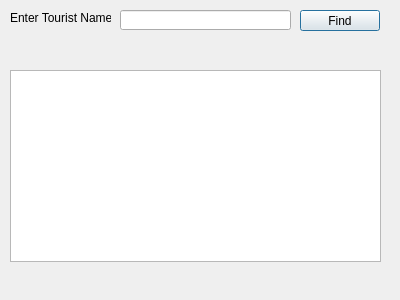
<?xml version="1.0" encoding="UTF-8"?>
<ui version="4.0">
 <class>FindTourist</class>
 <widget class="QDialog" name="FindTourist">
  <property name="geometry">
   <rect>
    <x>0</x>
    <y>0</y>
    <width>400</width>
    <height>300</height>
   </rect>
  </property>
  <property name="minimumSize">
   <size>
    <width>400</width>
    <height>300</height>
   </size>
  </property>
  <property name="maximumSize">
   <size>
    <width>400</width>
    <height>300</height>
   </size>
  </property>
  <property name="windowTitle">
   <string>Find Tourist</string>
  </property>
  <widget class="QLabel" name="label">
   <property name="geometry">
    <rect>
     <x>10</x>
     <y>10</y>
     <width>101</width>
     <height>16</height>
    </rect>
   </property>
   <property name="text">
    <string>Enter Tourist Name</string>
   </property>
  </widget>
  <widget class="QLineEdit" name="txtTouristName">
   <property name="geometry">
    <rect>
     <x>120</x>
     <y>10</y>
     <width>171</width>
     <height>20</height>
    </rect>
   </property>
  </widget>
  <widget class="QPushButton" name="btnFindTourist">
   <property name="geometry">
    <rect>
     <x>300</x>
     <y>10</y>
     <width>80</width>
     <height>21</height>
    </rect>
   </property>
   <property name="text">
    <string>Find</string>
   </property>
  </widget>
  <widget class="QTableView" name="tableView">
   <property name="geometry">
    <rect>
     <x>10</x>
     <y>70</y>
     <width>371</width>
     <height>192</height>
    </rect>
   </property>
  </widget>
 </widget>
 <resources/>
 <connections/>
</ui>
